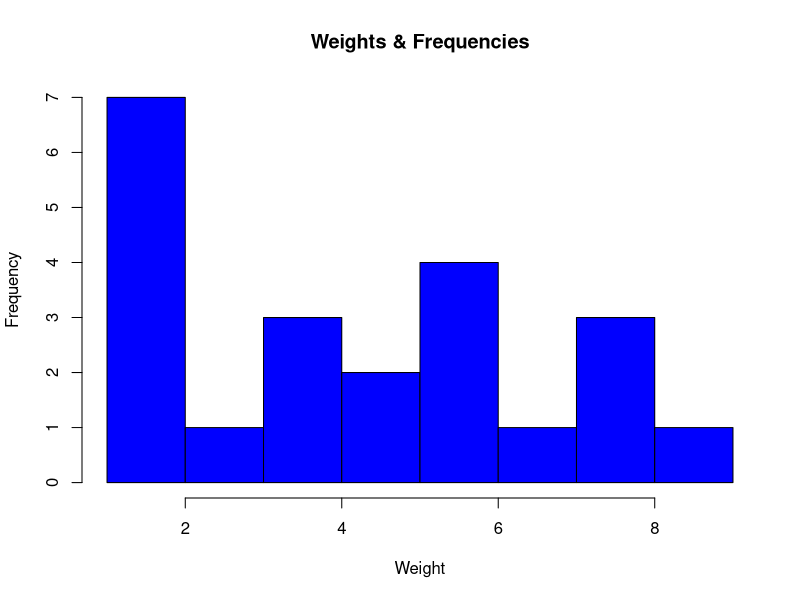
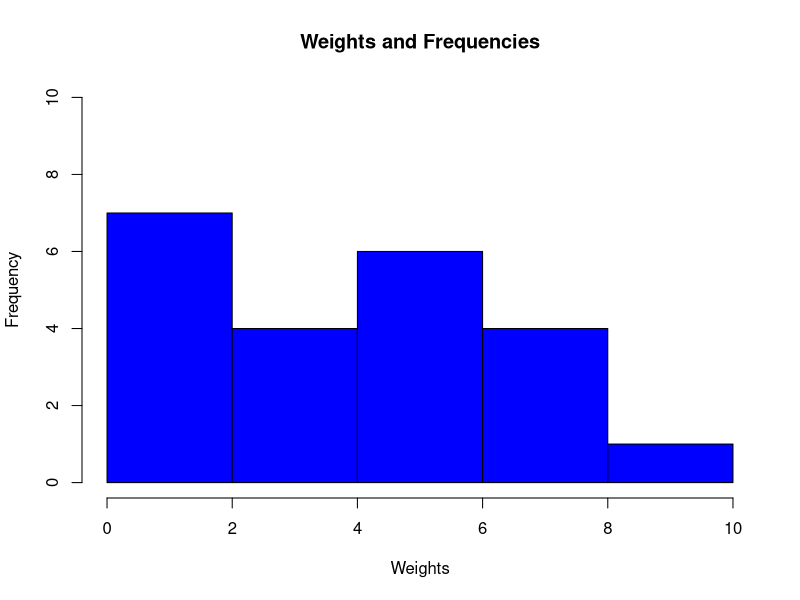

Generate these figures, in order, with R:
v <- c(8,6,7,9,4,2,5,3,1,8,6,4,2,5,4,6,2,8,1,1,1,6)

png(file = "histogram.jpg")

hist(v, xlab="Weight", main="Weights & Frequencies", col="blue", border="Black")

dev.off()

png(file="histogram_with_lim.png")

hist(v, xlab = "Weights", main = "Weights and Frequencies", col = "blue", border = "black", xlim = c(0,10), ylim = c(0,10), breaks = 5)

dev.off()